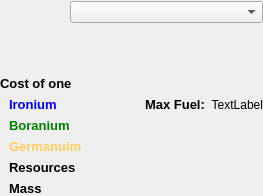
               <widget class="QWidget" name="page_3">
                <layout class="QVBoxLayout" name="verticalLayout_19">
                 <property name="margin">
                  <number>0</number>
                 </property>
                 <item>
                  <widget class="QWidget" name="widget_6" native="true">
                   <layout class="QHBoxLayout" name="horizontalLayout_3">
                    <property name="margin">
                     <number>0</number>
                    </property>
                    <item>
                     <widget class="ShipAvatarWidget" name="shipAvatarWidget1" native="true">
                      <property name="minimumSize">
                       <size>
                        <width>64</width>
                        <height>64</height>
                       </size>
                      </property>
                      <property name="maximumSize">
                       <size>
                        <width>64</width>
                        <height>64</height>
                       </size>
                      </property>
                     </widget>
                    </item>
                    <item>
                     <widget class="QWidget" name="widget_7" native="true">
                      <layout class="QVBoxLayout" name="verticalLayout_7">
                       <property name="margin">
                        <number>0</number>
                       </property>
                       <item>
                        <widget class="QComboBox" name="chooseDesignBox"/>
                       </item>
                       <item>
                        <spacer name="verticalSpacer_2">
                         <property name="orientation">
                          <enum>Qt::Vertical</enum>
                         </property>
                         <property name="sizeType">
                          <enum>QSizePolicy::Minimum</enum>
                         </property>
                         <property name="sizeHint" stdset="0">
                          <size>
                           <width>20</width>
                           <height>40</height>
                          </size>
                         </property>
                        </spacer>
                       </item>
                      </layout>
                     </widget>
                    </item>
                   </layout>
                  </widget>
                 </item>
                 <item>
                  <widget class="QWidget" name="widget_9" native="true">
                   <layout class="QVBoxLayout" name="verticalLayout_8">
                    <property name="margin">
                     <number>0</number>
                    </property>
                    <item>
                     <widget class="QWidget" name="shipDisplayWidget" native="true">
                      <property name="sizePolicy">
                       <sizepolicy hsizetype="Preferred" vsizetype="MinimumExpanding">
                        <horstretch>0</horstretch>
                        <verstretch>0</verstretch>
                       </sizepolicy>
                      </property>
                     </widget>
                    </item>
                    <item>
                     <widget class="QLabel" name="costTitleLabel1">
                      <property name="font">
                       <font>
                        <family>Arial</family>
                        <pointsize>10</pointsize>
                        <weight>75</weight>
                        <bold>true</bold>
                       </font>
                      </property>
                      <property name="text">
                       <string>Cost of one</string>
                      </property>
                     </widget>
                    </item>
                    <item>
                     <widget class="QWidget" name="widget_10" native="true">
                      <layout class="QHBoxLayout" name="horizontalLayout_4">
                       <property name="spacing">
                        <number>50</number>
                       </property>
                       <property name="margin">
                        <number>0</number>
                       </property>
                       <item>
                        <widget class="QWidget" name="widget_11" native="true">
                         <property name="sizePolicy">
                          <sizepolicy hsizetype="Preferred" vsizetype="Preferred">
                           <horstretch>0</horstretch>
                           <verstretch>0</verstretch>
                          </sizepolicy>
                         </property>
                         <layout class="QFormLayout" name="formLayout">
                          <property name="fieldGrowthPolicy">
                           <enum>QFormLayout::AllNonFixedFieldsGrow</enum>
                          </property>
                          <property name="rowWrapPolicy">
                           <enum>QFormLayout::DontWrapRows</enum>
                          </property>
                          <property name="topMargin">
                           <number>0</number>
                          </property>
                          <property name="rightMargin">
                           <number>0</number>
                          </property>
                          <property name="bottomMargin">
                           <number>0</number>
                          </property>
                          <item row="0" column="0">
                           <widget class="QLabel" name="label_4">
                            <property name="font">
                             <font>
                              <family>Arial</family>
                              <pointsize>10</pointsize>
                              <weight>75</weight>
                              <bold>true</bold>
                             </font>
                            </property>
                            <property name="styleSheet">
                             <string notr="true">color: blue</string>
                            </property>
                            <property name="text">
                             <string>Ironium</string>
                            </property>
                           </widget>
                          </item>
                          <item row="0" column="1">
                           <widget class="QLabel" name="ironiumLabel1">
                            <property name="text">
                             <string/>
                            </property>
                            <property name="alignment">
                             <set>Qt::AlignRight|Qt::AlignTrailing|Qt::AlignVCenter</set>
                            </property>
                           </widget>
                          </item>
                          <item row="1" column="0">
                           <widget class="QLabel" name="label_5">
                            <property name="font">
                             <font>
                              <family>Arial</family>
                              <pointsize>10</pointsize>
                              <weight>75</weight>
                              <bold>true</bold>
                             </font>
                            </property>
                            <property name="styleSheet">
                             <string notr="true">color: green</string>
                            </property>
                            <property name="text">
                             <string>Boranium</string>
                            </property>
                           </widget>
                          </item>
                          <item row="1" column="1">
                           <widget class="QLabel" name="boraniumLabel1">
                            <property name="text">
                             <string/>
                            </property>
                            <property name="alignment">
                             <set>Qt::AlignRight|Qt::AlignTrailing|Qt::AlignVCenter</set>
                            </property>
                           </widget>
                          </item>
                          <item row="2" column="0">
                           <widget class="QLabel" name="label_7">
                            <property name="font">
                             <font>
                              <family>Arial</family>
                              <pointsize>10</pointsize>
                              <weight>75</weight>
                              <bold>true</bold>
                             </font>
                            </property>
                            <property name="styleSheet">
                             <string notr="true">color: rgb(255, 207, 94)</string>
                            </property>
                            <property name="text">
                             <string>Germanuim</string>
                            </property>
                           </widget>
                          </item>
                          <item row="2" column="1">
                           <widget class="QLabel" name="germaniumLabel1">
                            <property name="text">
                             <string/>
                            </property>
                            <property name="alignment">
                             <set>Qt::AlignRight|Qt::AlignTrailing|Qt::AlignVCenter</set>
                            </property>
                           </widget>
                          </item>
                          <item row="3" column="0">
                           <widget class="QLabel" name="label_8">
                            <property name="font">
                             <font>
                              <family>Arial</family>
                              <pointsize>10</pointsize>
                              <weight>75</weight>
                              <bold>true</bold>
                             </font>
                            </property>
                            <property name="text">
                             <string>Resources</string>
                            </property>
                           </widget>
                          </item>
                          <item row="3" column="1">
                           <widget class="QLabel" name="resourcesLabel1">
                            <property name="text">
                             <string/>
                            </property>
                            <property name="alignment">
                             <set>Qt::AlignRight|Qt::AlignTrailing|Qt::AlignVCenter</set>
                            </property>
                           </widget>
                          </item>
                          <item row="4" column="0">
                           <widget class="QLabel" name="label_13">
                            <property name="font">
                             <font>
                              <family>Arial</family>
                              <pointsize>10</pointsize>
                              <weight>75</weight>
                              <bold>true</bold>
                             </font>
                            </property>
                            <property name="text">
                             <string>Mass</string>
                            </property>
                           </widget>
                          </item>
                          <item row="4" column="1">
                           <widget class="QLabel" name="massLabel1">
                            <property name="text">
                             <string/>
                            </property>
                            <property name="alignment">
                             <set>Qt::AlignRight|Qt::AlignTrailing|Qt::AlignVCenter</set>
                            </property>
                           </widget>
                          </item>
                         </layout>
                        </widget>
                       </item>
                       <item>
                        <widget class="QWidget" name="propertiesWidget1" native="true">
                         <layout class="QFormLayout" name="formLayout_2">
                          <property name="fieldGrowthPolicy">
                           <enum>QFormLayout::AllNonFixedFieldsGrow</enum>
                          </property>
                          <property name="margin">
                           <number>0</number>
                          </property>
                          <item row="0" column="0">
                           <widget class="QLabel" name="label_3">
                            <property name="font">
                             <font>
                              <family>Arial</family>
                              <pointsize>10</pointsize>
                              <weight>75</weight>
                              <bold>true</bold>
                             </font>
                            </property>
                            <property name="text">
                             <string>Max Fuel:</string>
                            </property>
                           </widget>
                          </item>
                          <item row="0" column="1">
                           <widget class="QLabel" name="fuelCapLabel1">
                            <property name="text">
                             <string>TextLabel</string>
                            </property>
                            <property name="alignment">
                             <set>Qt::AlignRight|Qt::AlignTrailing|Qt::AlignVCenter</set>
                            </property>
                           </widget>
                          </item>
                         </layout>
                        </widget>
                       </item>
                      </layout>
                     </widget>
                    </item>
                   </layout>
                  </widget>
                 </item>
                </layout>
               </widget>
